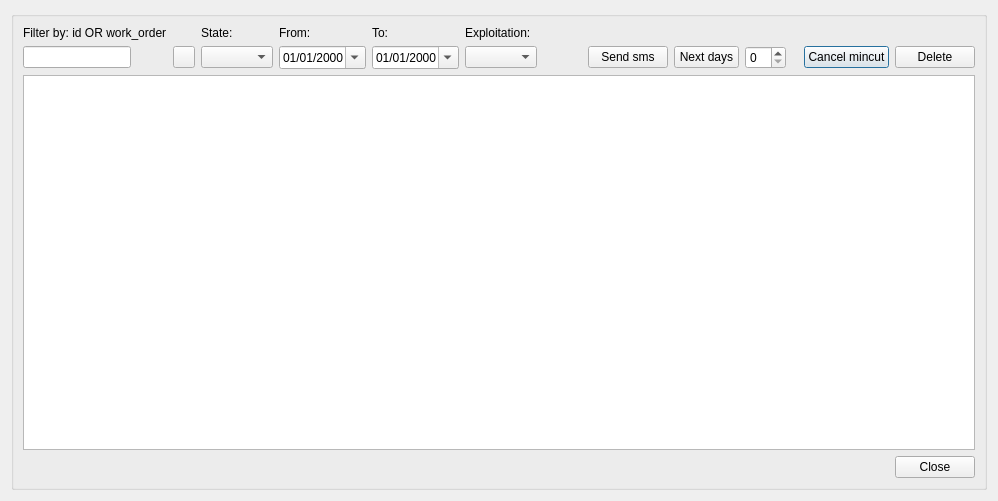
<?xml version="1.0" encoding="UTF-8"?>
<ui version="4.0">
 <class>dlg_mincut_manager</class>
 <widget class="QDialog" name="dlg_mincut_manager">
  <property name="geometry">
   <rect>
    <x>0</x>
    <y>0</y>
    <width>998</width>
    <height>501</height>
   </rect>
  </property>
  <property name="windowTitle">
   <string>Mincut management</string>
  </property>
  <layout class="QGridLayout" name="verticalLayout_4">
   <item row="2" column="0">
    <widget class="QGroupBox" name="groupBox">
     <property name="title">
      <string/>
     </property>
     <layout class="QGridLayout" name="verticalLayout_3">
      <item row="3" column="14">
       <widget class="QPushButton" name="btn_cancel_mincut">
        <property name="text">
         <string>Cancel mincut</string>
        </property>
       </widget>
      </item>
      <item row="3" column="1">
       <widget class="QPushButton" name="btn_selector_mincut">
        <property name="maximumSize">
         <size>
          <width>22</width>
          <height>22</height>
         </size>
        </property>
        <property name="text">
         <string/>
        </property>
       </widget>
      </item>
      <item row="5" column="15">
       <widget class="QPushButton" name="btn_cancel">
        <property name="text">
         <string>Close</string>
        </property>
       </widget>
      </item>
      <item row="1" column="5">
       <widget class="QLabel" name="label_3">
        <property name="text">
         <string>Exploitation:</string>
        </property>
       </widget>
      </item>
      <item row="3" column="0">
       <widget class="QLineEdit" name="txt_mincut_id">
        <property name="sizePolicy">
         <sizepolicy hsizetype="Fixed" vsizetype="Fixed">
          <horstretch>0</horstretch>
          <verstretch>0</verstretch>
         </sizepolicy>
        </property>
        <property name="text">
         <string/>
        </property>
       </widget>
      </item>
      <item row="3" column="5">
       <widget class="QComboBox" name="cmb_expl"/>
      </item>
      <item row="3" column="15">
       <widget class="QPushButton" name="btn_delete">
        <property name="sizePolicy">
         <sizepolicy hsizetype="Fixed" vsizetype="Fixed">
          <horstretch>0</horstretch>
          <verstretch>0</verstretch>
         </sizepolicy>
        </property>
        <property name="text">
         <string>Delete</string>
        </property>
       </widget>
      </item>
      <item row="3" column="8">
       <spacer name="horizontalSpacer_2">
        <property name="orientation">
         <enum>Qt::Horizontal</enum>
        </property>
        <property name="sizeHint" stdset="0">
         <size>
          <width>80</width>
          <height>20</height>
         </size>
        </property>
       </spacer>
      </item>
      <item row="3" column="3">
       <widget class="QDateEdit" name="date_from">
        <property name="displayFormat">
         <string>dd/MM/yyyy</string>
        </property>
        <property name="calendarPopup">
         <bool>true</bool>
        </property>
       </widget>
      </item>
      <item row="1" column="4">
       <widget class="QLabel" name="lbl_date_to">
        <property name="text">
         <string>To:</string>
        </property>
       </widget>
      </item>
      <item row="3" column="4">
       <widget class="QDateEdit" name="date_to">
        <property name="displayFormat">
         <string>dd/MM/yyyy</string>
        </property>
        <property name="calendarPopup">
         <bool>true</bool>
        </property>
       </widget>
      </item>
      <item row="5" column="0" colspan="13">
       <spacer name="horizontalSpacer">
        <property name="orientation">
         <enum>Qt::Horizontal</enum>
        </property>
        <property name="sizeHint" stdset="0">
         <size>
          <width>40</width>
          <height>20</height>
         </size>
        </property>
       </spacer>
      </item>
      <item row="1" column="2">
       <widget class="QLabel" name="lbl_state">
        <property name="text">
         <string>State:</string>
        </property>
       </widget>
      </item>
      <item row="1" column="3">
       <widget class="QLabel" name="lbl_date_from">
        <property name="text">
         <string>From:</string>
        </property>
       </widget>
      </item>
      <item row="3" column="9">
       <widget class="QPushButton" name="btn_notify">
        <property name="text">
         <string>Send sms</string>
        </property>
       </widget>
      </item>
      <item row="3" column="11">
       <widget class="QSpinBox" name="spn_next_days">
        <property name="maximumSize">
         <size>
          <width>60</width>
          <height>16777215</height>
         </size>
        </property>
       </widget>
      </item>
      <item row="1" column="0">
       <widget class="QLabel" name="lbl_filter">
        <property name="text">
         <string>Filter by: id OR work_order</string>
        </property>
       </widget>
      </item>
      <item row="4" column="0" colspan="16">
       <widget class="QTableView" name="tbl_mincut_edit">
        <property name="sortingEnabled">
         <bool>true</bool>
        </property>
       </widget>
      </item>
      <item row="3" column="2">
       <widget class="QComboBox" name="state_edit">
        <property name="sizePolicy">
         <sizepolicy hsizetype="Preferred" vsizetype="Fixed">
          <horstretch>0</horstretch>
          <verstretch>0</verstretch>
         </sizepolicy>
        </property>
       </widget>
      </item>
      <item row="3" column="10">
       <widget class="QPushButton" name="btn_next_days">
        <property name="maximumSize">
         <size>
          <width>65</width>
          <height>16777215</height>
         </size>
        </property>
        <property name="text">
         <string>Next days</string>
        </property>
       </widget>
      </item>
     </layout>
    </widget>
   </item>
  </layout>
 </widget>
 <resources/>
 <connections/>
</ui>
